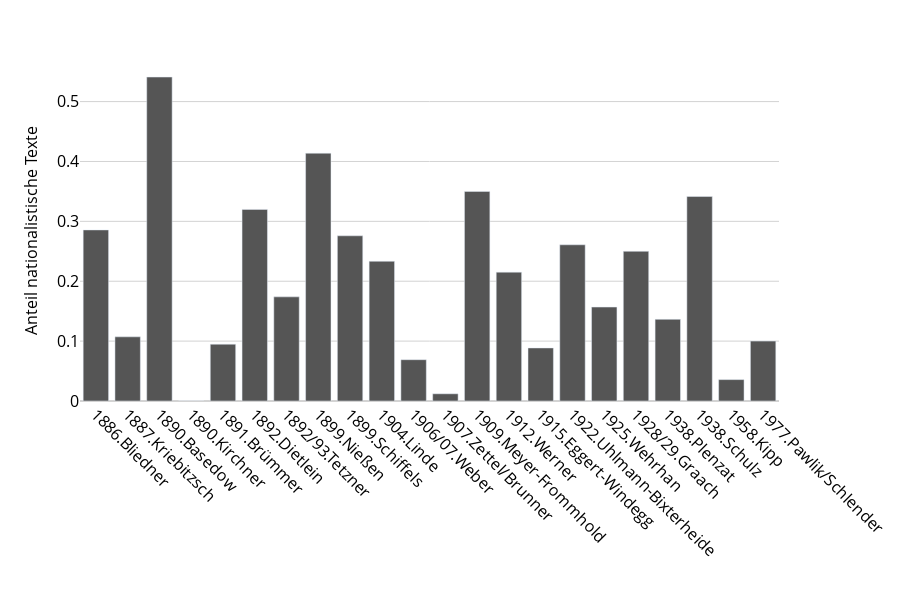

Here is the notebook cell this chart was saved with:
### Code cell
fig = create_anthology_nationalism_plot(
    texts_start = 1850,
    texts_end = 1875,
    only_geschichtslyrik = True,
    anthology_start = 1885,
    min_text_count = 20,
)
fig.update_layout(
        width=900, height=600,
        xaxis=dict(tickfont=dict(size=16), titlefont=dict(size=16)),
        yaxis=dict(tickfont=dict(size=16), titlefont=dict(size=16)),
        legend=dict(font = dict(size=16), traceorder = 'normal'),
        showlegend=False
    )
fig.update_xaxes(tickangle=45)
fig = update_fig_for_publication(fig, make_grey=True)
fig.write_image(f"plots/6.7 Nationalistische Geschichtslyrik nach Anthologien.pdf")
fig.show()

### Figure 1 — Plotly figure (JSON) as saved in the notebook; plotly's stock layout.template omitted (floating-point values rounded to 4 significant figures)
{"data": [{"alignmentgroup": "True", "customdata": [[21], [28], [61], [21], [253], [25], [92], [29], [29], [30], [29], [83], [20], [79], [79], [23], [51], [20], [44], [41], [28], [20]], "hovertemplate": "=%{x}<br>Anteil nationalistische Texte=%{y}<br>annotated_count=%{customdata[0]}<extra></extra>", "legendgroup": "", "marker": {"color": "#555555", "pattern": {"shape": ""}}, "name": "", "offsetgroup": "", "orientation": "v", "showlegend": false, "textposition": "auto", "type": "bar", "x": ["1886.Bliedner", "1887.Kriebitzsch", "1890.Basedow", "1890.Kirchner", "1891.Brümmer", "1892.Dietlein", "1892/93.Tetzner", "1899.Nießen", "1899.Schiffels", "1904.Linde", "1906/07.Weber", "1907.Zettel/Brunner", "1909.Meyer-Frommhold", "1912.Werner", "1915.Eggert-Windegg", "1922.Uhlmann-Bixterheide", "1925.Wehrhan", "1928/29.Graach", "1938.Plenzat", "1938.Schulz", "1958.Kipp", "1977.Pawlik/Schlender"], "xaxis": "x", "y": [0.2857, 0.1071, 0.541, 0, 0.09486, 0.32, 0.1739, 0.4138, 0.2759, 0.2333, 0.06897, 0.01205, 0.35, 0.2152, 0.08861, 0.2609, 0.1569, 0.25, 0.1364, 0.3415, 0.03571, 0.1], "yaxis": "y"}], "layout": {"barmode": "relative", "font": {"color": "black"}, "height": 600, "legend": {"bordercolor": "black", "borderwidth": 1, "font": {"size": 16}, "tracegroupgap": 0, "traceorder": "normal"}, "margin": {"t": 60}, "paper_bgcolor": "white", "plot_bgcolor": "white", "showlegend": false, "width": 900, "xaxis": {"anchor": "y", "autorange": true, "color": "black", "domain": [0, 1], "gridcolor": "white", "range": [-0.5, 21.5], "showgrid": false, "tickangle": 45, "tickfont": {"size": 16}, "title": {"font": {"size": 16}, "text": ""}, "type": "category"}, "yaxis": {"anchor": "x", "autorange": true, "color": "black", "domain": [0, 1], "gridcolor": "lightgray", "range": [0, 0.5695], "tickfont": {"size": 16}, "title": {"font": {"size": 16}, "text": "Anteil nationalistische Texte"}, "type": "linear", "zerolinecolor": "lightgray"}}}
